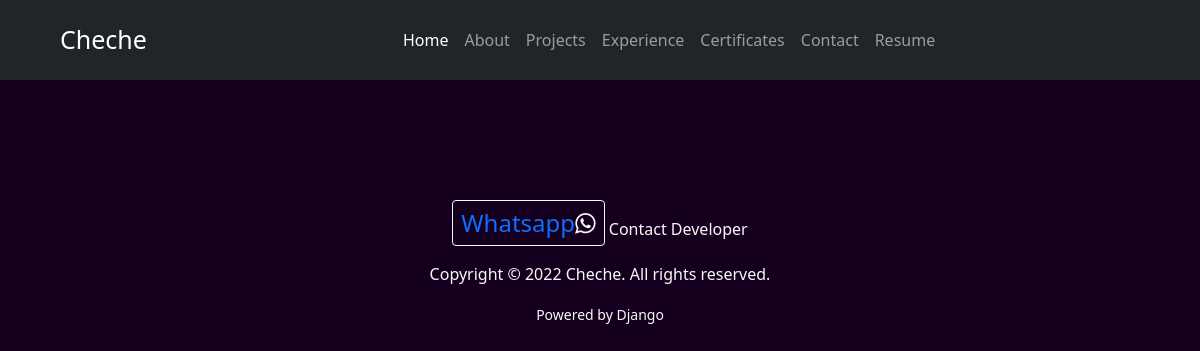
The page /certificates/ on the database as committed earlier.
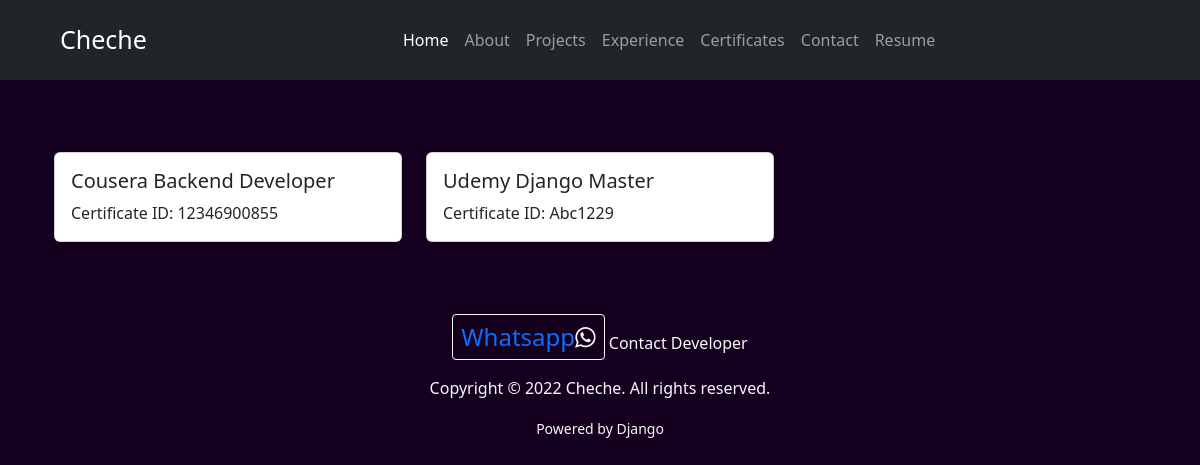
The same page on the database as committed later.
### resume/models.py (models this page shows, shortened)
class Certificates(models.Model):
    title = models.CharField(max_length=100)
    certificate_id = models.CharField(max_length=25, blank=True)
    class Meta:
        verbose_name_plural = "Certificates"

### resume/views.py (the view)
# urls.py: path("certificates/", views.certificates, name="certificates"),
def certificates(request):
    show_cert = Certificates.objects.all()
    return render(request, "certificates.html", {"show_cert": show_cert})

### resume/templates/certificates.html
{% extends 'base.html' %}
{% block content1 %}
<br />
<div class="container mt-5">
    <div class="row">
        {% for certificate in show_cert %}
        <div class="col-md-4">
            <div class="card mb-4 shadow-sm">
                <div class="card-body">
                    <h5 class="card-title">{{ certificate.title }}</h5>
                    <p class="card-text">Certificate ID: {{ certificate.certificate_id }}</p>
                </div>
            </div>
        </div>
        {% endfor %}
    </div>
</div>
{% endblock content1 %}

Rows that differ between the two databases and show on the page:
added Certificates: title "Cousera Backend Developer", certificate_id "12346900855"
added Certificates: title "Udemy Django Master", certificate_id "Abc1229"
